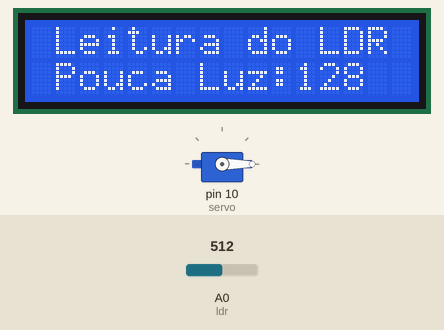
A sketch run on a simulated Arduino Uno, built with avr-gcc and run on an emulated ATmega328P. On the bench: servo, 16×2 character LCD. Inputs (shaded band) come from the test bench; at power-on: A0 (ldr) = 512.

Above: at 1.2 s.
1.3 s: A0 (ldr) set to 532
At 2.3 s:
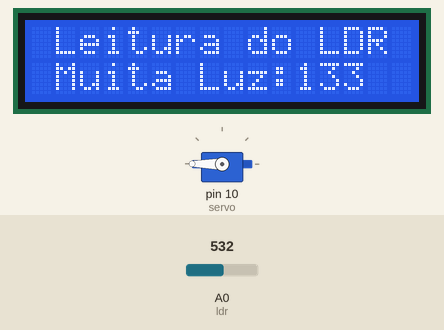
2.8 s: A0 (ldr) set to 511
At 3.5 s:
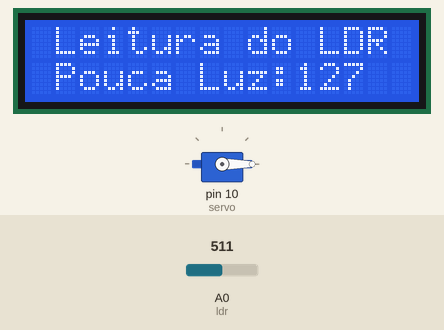
4.3 s: A0 (ldr) set to 306
At 4.6 s:
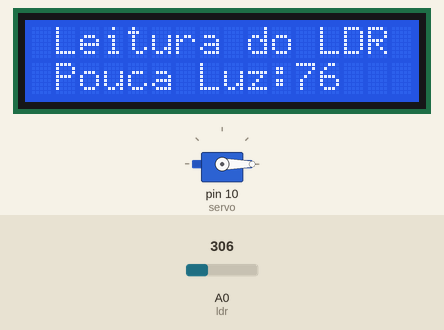
Timing chart, 0 to 7.3 s (numbered marks = the images above; inputs shaded):
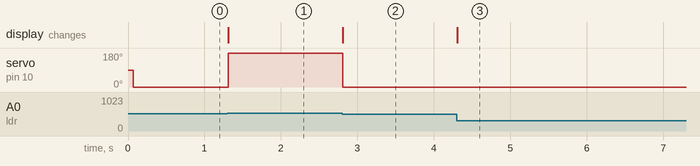

Measured:
- the behaviour switches between 523 and 524 on A0 (ldr) (found by bisection; images 0 and 1)
- after the input at 1.3 s, servo on pin 10 (servo): 0° → 180° at once; the display: changes at once (image 1)
- after the input at 2.8 s, servo on pin 10 (servo): 180° → 0° at once; the display: changes at once (image 2)
- after the input at 4.3 s, the display: changes at once (image 3)

The sketch:

Projeto_LCD_e_Servo_motor.ino
```cpp
// Autor: Fabrício Onofre - RA:20130 - PD20
// Projeto LCD e Servo motor - Automação e Controle de Dispositivos
// Professor: Sergio Luiz Moral Marques


#include <Servo.h>
#include <LiquidCrystal.h>

#define rs  2
#define en  3
#define d4  4
#define d5  5
#define d6  6
#define d7  7
#define ldr A0

// Objeto da Classe Liquid para usar o Display
LiquidCrystal lcd(rs,en,d4,d5,d6,d7);

// Objeto da Classe Servo para usar o Servo Motor
Servo servo;

int valorLdr;
int pos = 0;


//Inicia o Servo Motor e o Display
void setup()
{
  servo.attach(10);
  valorLdr  = 0;

  lcd.begin(16,2);
  lcd.setCursor(1,0);
  lcd.print("Leitura do LDR");
}

void loop()
{
  // A intensidade da luz é passada através do LDR
  valorLdr  = analogRead(ldr) / 4;

  /* Verifica-se a intensidade da luz...
  Muita luz = 180° de giro no Servo Motor
  Pouca Luz = 0° de giro no Servo Motor*/
  if(valorLdr > 0 && valorLdr < 131)
  {
    servo.write(0);
    lcd.setCursor(1,1);
    lcd.print("Pouca Luz:");
    lcd.setCursor(11,1);
    lcd.print(valorLdr);
  }
  else
  {
    servo.write(180);
    lcd.setCursor(1,1);
    lcd.print("Muita Luz:");
    lcd.setCursor(11,1);
    lcd.print(valorLdr);
  }

  // Limpa o valor da intensidade atual no DIsplay
  lcd.print("          ");
  delay(15);
}
```
